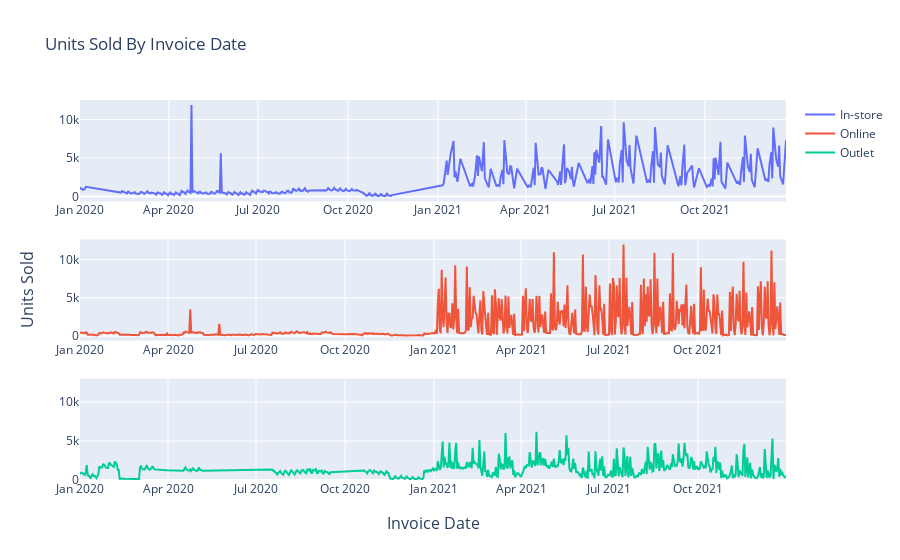

Notebook code cell kept with this figure:
### Code cell
fig = make_subplots(x_title = "Invoice Date",y_title = "Units Sold",rows = 3, cols= 1)

fig.append_trace(go.Line(x = in_store["Invoice Date"], y = in_store["Units Sold"], name="In-store"), row = 1, col = 1)

fig.append_trace(go.Line(x = online["Invoice Date"], y = online["Units Sold"], name="Online"), row = 2, col = 1)

fig.append_trace(go.Line(x = outlet["Invoice Date"], y = outlet["Units Sold"], name="Outlet"), row = 3, col = 1)

fig.update_yaxes(range=[0,13000], row=3, col=1)
#update_yaxes ile y ekseni üzerinde 3.satırda ki alt grafikte range=[0,13000] kullanımla gösterim aralığının 0-13000 arasında olucağını belirtir
fig.update_layout(title_text = "Units Sold By Invoice Date")
#update_layout : Bu fonksiyon, grafik düzenini ve çeşitli düzenleme seçeneklerini güncellemek için kullanılır.
fig.show()

### Figure 1 — Plotly figure (JSON) as saved in the notebook; plotly's stock layout.template omitted (floating-point values rounded to 4 significant figures; data arrays with more than 128 entries replaced by an {"elided": "..."} marker saying what was removed)
{"data": [{"name": "In-store", "type": "scatter", "x": {"elided": "426 str values"}, "xaxis": "x", "y": {"elided": "426 int values"}, "yaxis": "y"}, {"name": "Online", "type": "scatter", "x": {"elided": "724 str values"}, "xaxis": "x2", "y": {"elided": "724 int values"}, "yaxis": "y2"}, {"name": "Outlet", "type": "scatter", "x": {"elided": "598 str values"}, "xaxis": "x3", "y": {"elided": "598 int values"}, "yaxis": "y3"}], "layout": {"annotations": [{"font": {"size": 16}, "showarrow": false, "text": "Invoice Date", "x": 0.5, "xanchor": "center", "xref": "paper", "y": 0, "yanchor": "top", "yref": "paper", "yshift": -30}, {"font": {"size": 16}, "showarrow": false, "text": "Units Sold", "textangle": -90, "x": 0, "xanchor": "right", "xref": "paper", "xshift": -40, "y": 0.5, "yanchor": "middle", "yref": "paper"}], "title": {"text": "Units Sold By Invoice Date"}, "xaxis": {"anchor": "y", "domain": [0, 1]}, "xaxis2": {"anchor": "y2", "domain": [0, 1]}, "xaxis3": {"anchor": "y3", "domain": [0, 1]}, "yaxis": {"anchor": "x", "domain": [0.7333, 1]}, "yaxis2": {"anchor": "x2", "domain": [0.3667, 0.6333]}, "yaxis3": {"anchor": "x3", "domain": [0, 0.2667], "range": [0, 13000]}}}
